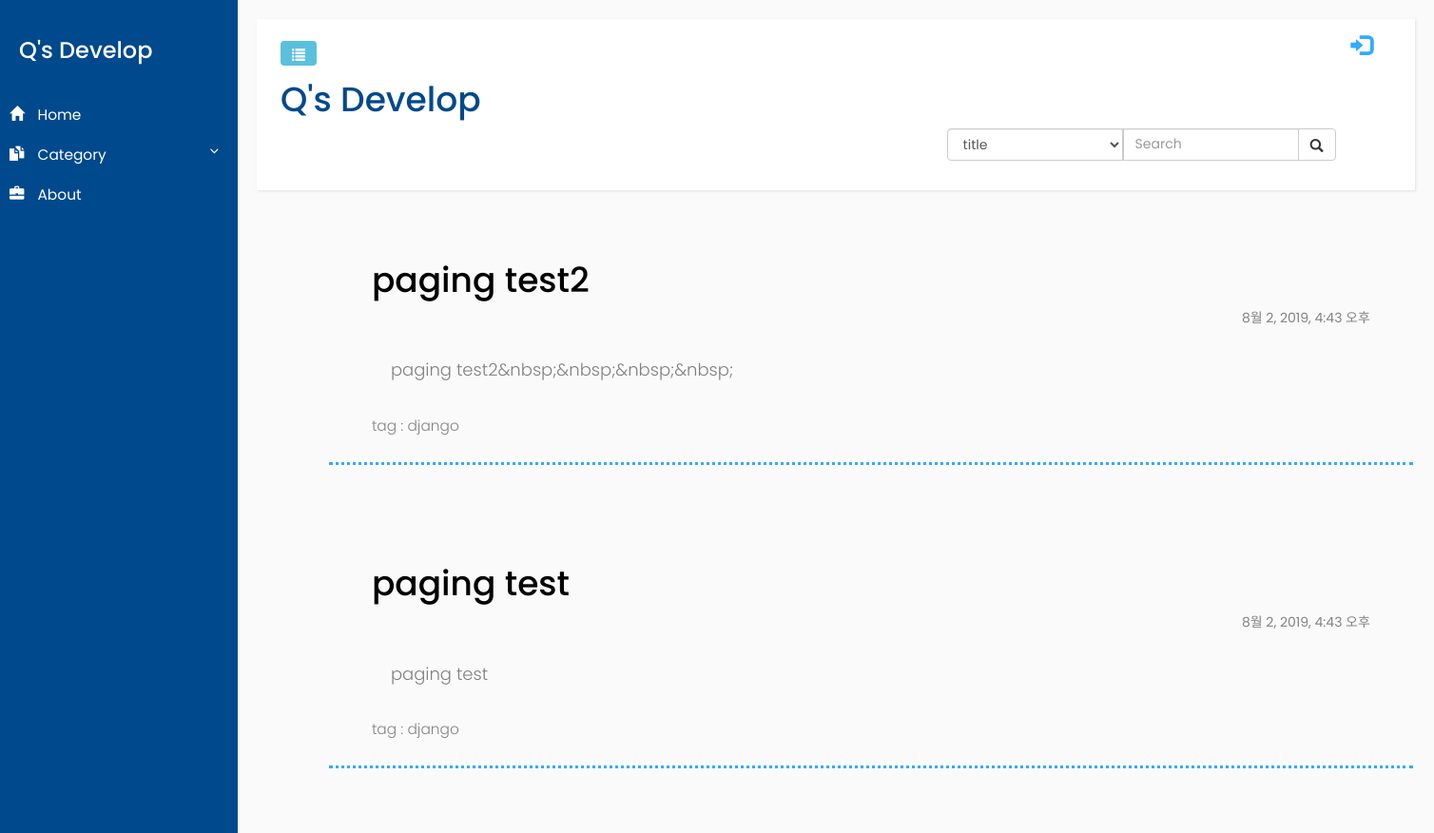
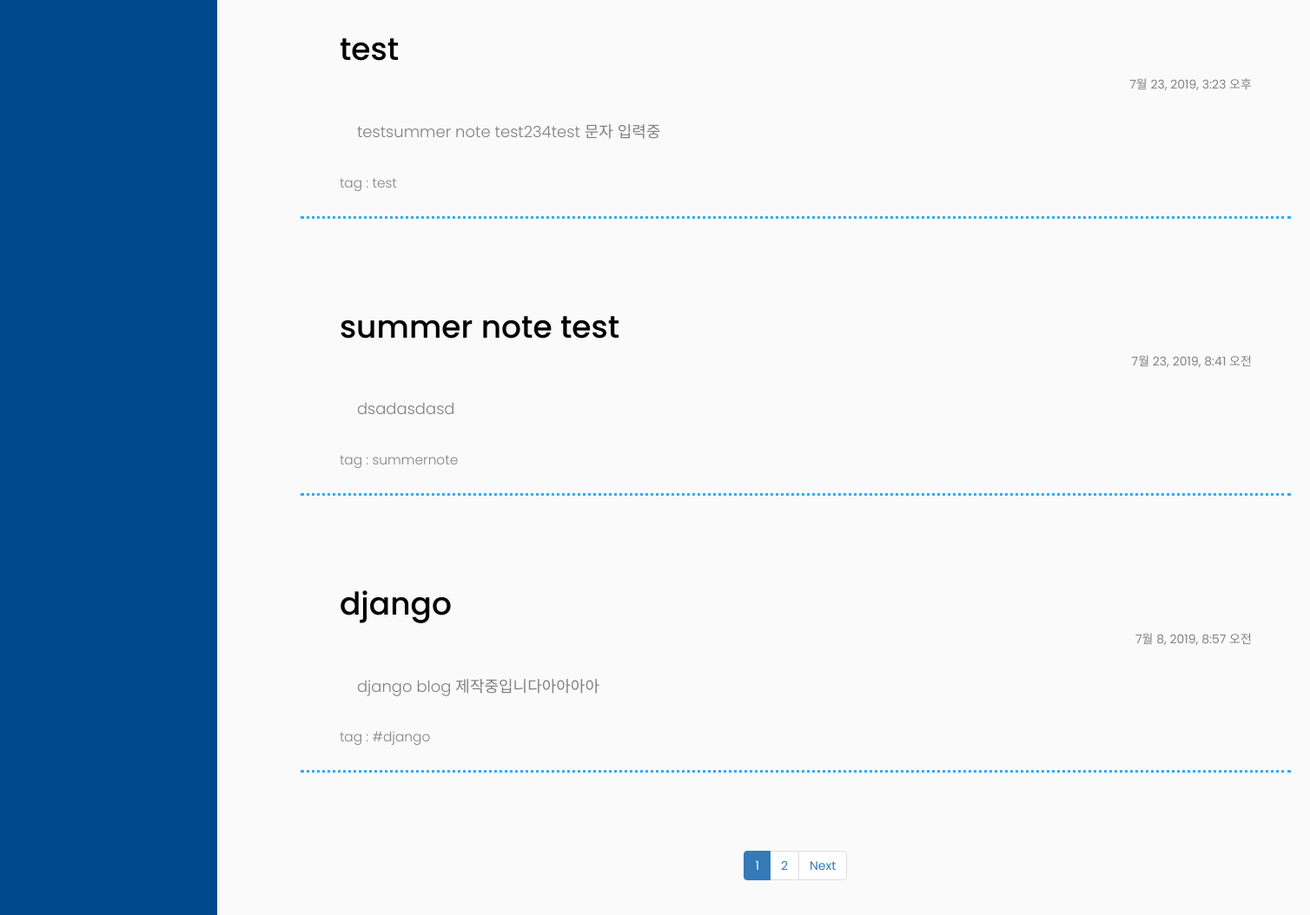
The app's page /, older data (2 pictures, top to bottom).
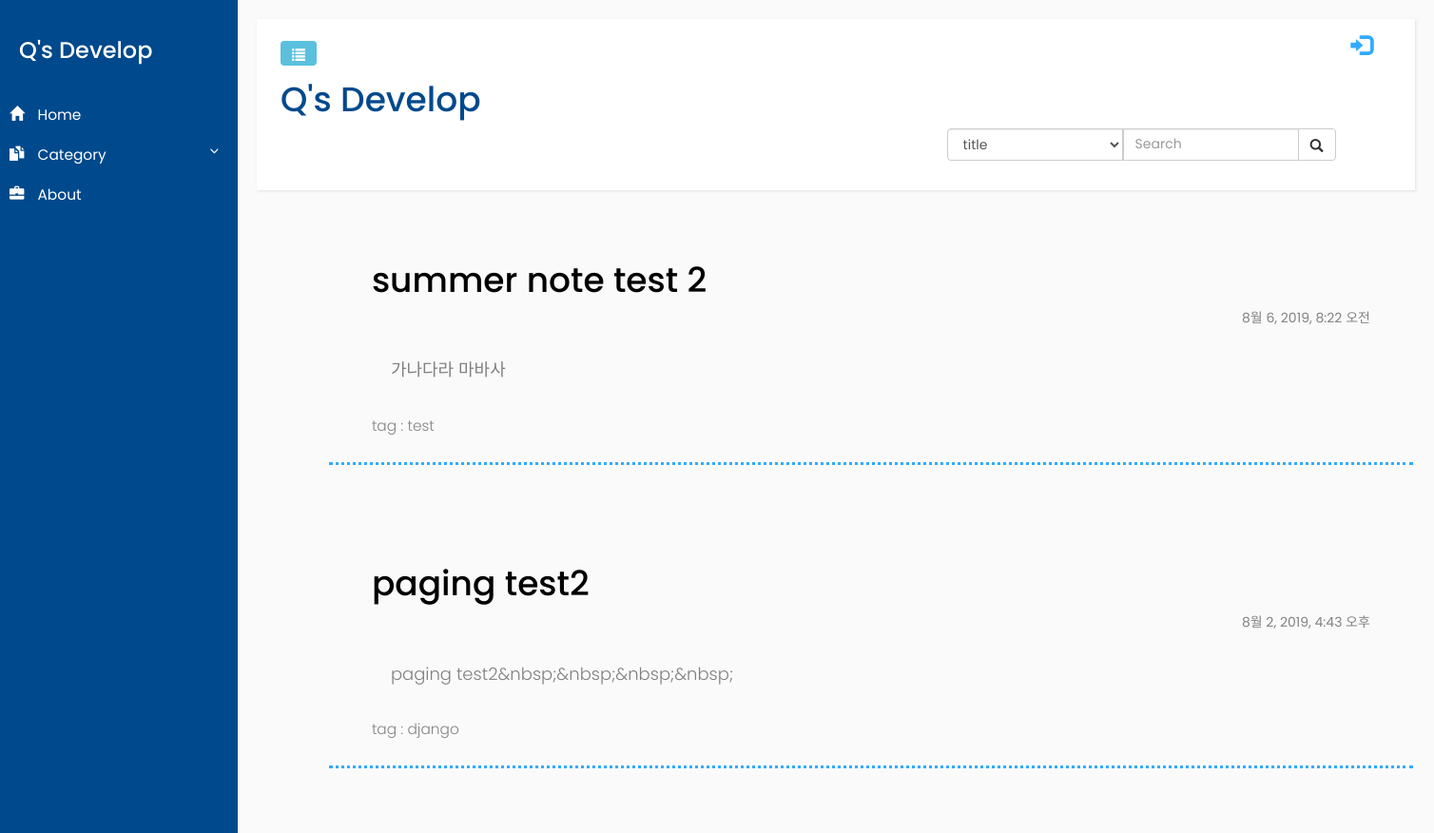
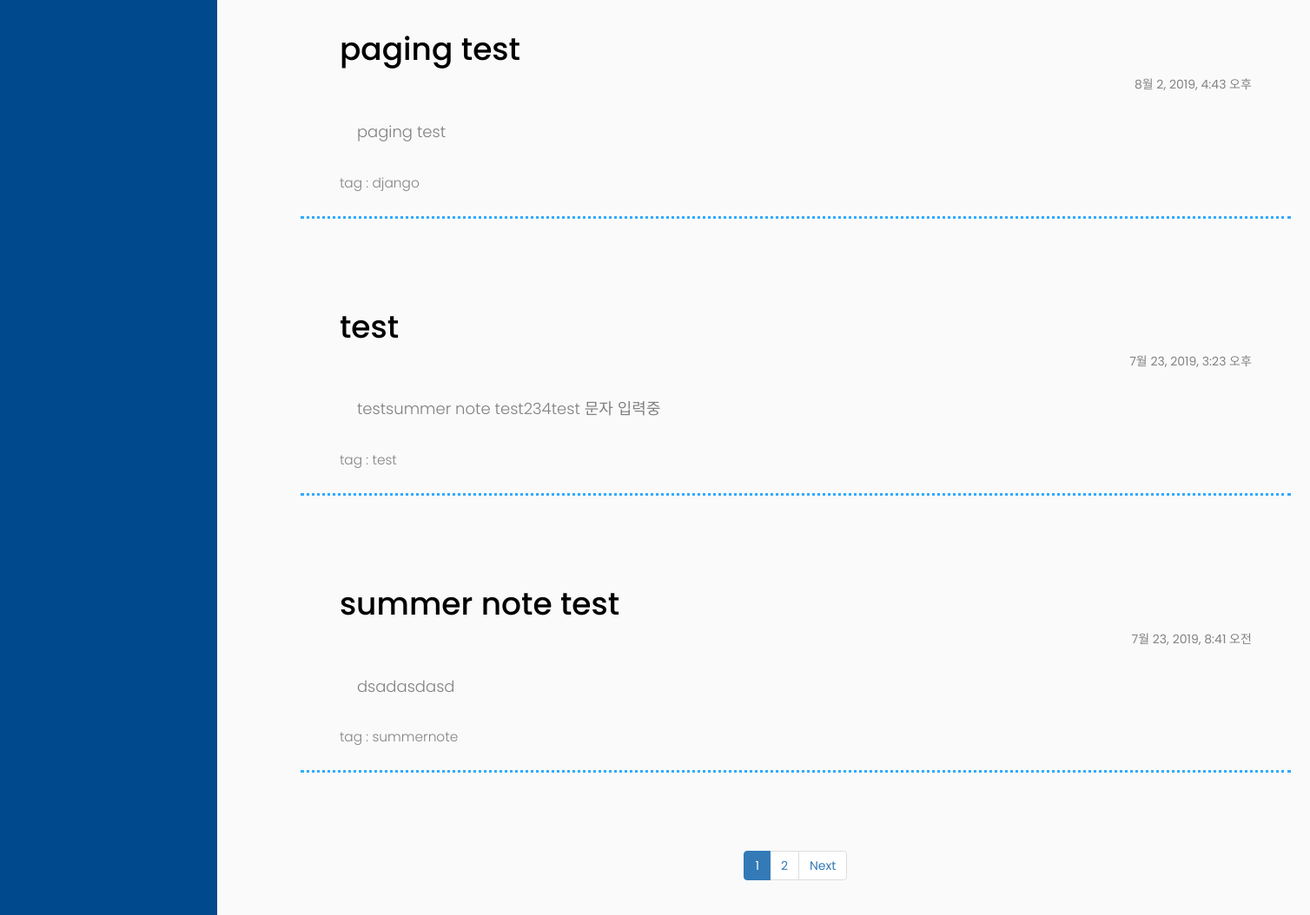
The same page, newer data (2 pictures, top to bottom).
### blog/models.py (models this page shows, shortened)
class Post(models.Model):
    author = models.ForeignKey('auth.User',on_delete=models.CASCADE,)
    title = models.CharField(max_length=200)
    text = models.TextField()
    category = models.CharField(max_length=200)
    created_date = models.DateTimeField(default = timezone.now)
    published_date = models.DateTimeField(blank = True, null=True)

### blog/views.py (the view, shortened to what this page needs)
# urls.py: path('', views.post_list, name='post_list'),
def post_list(request):
    posts_for_category = Post.objects.values('category').order_by('-published_date')
    posts = Post.objects.filter(published_date__lte = timezone.now()).order_by('-published_date')
    tmp_posts_for_category = posts_for_category.values('category')
    category_lst = pd.unique(pd.DataFrame.from_records(tmp_posts_for_category)['category'])
    paginator = Paginator(posts,5)
    page = request.GET.get('page')
    posts = paginator.get_page(page)
    return render(request, 'blog/post_list.html',{
            'posts':posts,
            'posts_for_category':category_lst
        })

### blog/templates/blog/post_list.html (shortened to what this page needs)
{% extends "blog/base.html" %}
{% load static %}
{% load comm_ui %}
{% block content%}
<link rel="stylesheet" href="{% static 'blog/css/blog_list.css'%}">
    {% for post in posts %}
        <div class ="post card-body px-lg-5 pt-0">
            <a class="post_link" href="{% url 'blog:post_detail' pk=post.pk %}">
                <div><h1>{{ post.title }}</h1> <span id='date'>{{post.published_date}}</span></div>
                <p id='contents'>{{post.text|striptags}}</p>
                <p id='category' >tag : {{post.category}}</p>
            </a>
        </div>
    {% endfor%}
    <div class="lst_paging">
        <nav>
            <ul class="pagination">
                {% for i in posts.paginator.page_range %}
                    {% if posts.number ==  i %}
                        <li class="page-item active">
                            <a class="page-link" href="?page={{i}}">{{i}}</a>
                        </li>
                    {% else %}
                        <li class="page-item">
                            <a class="page-link" href="?page={{i}}">{{i}}</a>
                        </li>
                    {% endif %}
                {% endfor %}
                {% if posts.has_next %}
                <li class="page-item">
                    <a class="page-link" href="?page={{posts.next_page_number}}">Next</a>
                </li>
                {% endif %}
            </ul>
        </nav>
    </div>
{% endblock %}

Row changes from the older to the newer data that the page shows:
no longer on this page (row unchanged): Post: title "django", published_date "7월 8, 2019, 8:57 오전", text "django blog 제작중입니다아아아아", category "#django"
now on this page (row edited): Post: title "summer note test 2", published_date "8월 6, 2019, 8:22 오전", text "가나다라 마바사", category "test"
